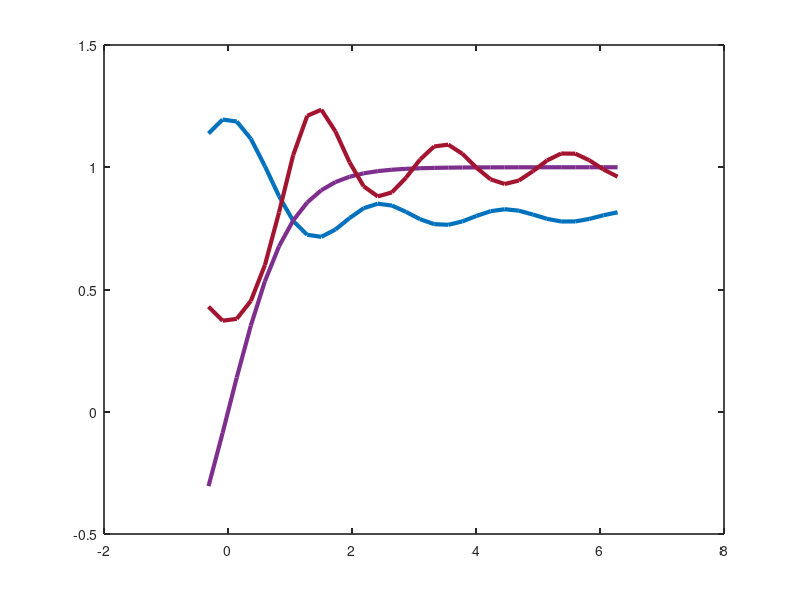

The MATLAB source for this figure: (Note: this script raises an error after producing the figure.)
clc
clear all
close all
addpath(genpath(pwd)) 

%  basic plotting
x = linspace(-0.1*pi,2*pi, 30);
y = cell(1, 3);
y{1, 1} = 0.4*sinc(x)+0.8;
y{1, 2} = tanh(x);
y{1, 3} = exp(-sinc(x));

figure;
color_ = [0, 114, 189; 126, 47, 142; 162, 20, 47]/255;
ax = axes('Units', 'normalized');
hold(ax, 'on');
box(ax,'on');
set(ax, 'LineWidth', 1.2, 'TickDir', 'in');
for i = 1:3
    plot(x, y{1, i}, 'Parent', ax, 'Color', color_(i, :), 'LineWidth', 3)
end

% interactive magnification of customized Regions
zp = BaseZoom();
zp.plot;







